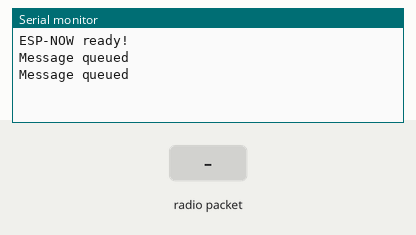
Simulated run of this program. Board: ESP32-C3. Parts: the last lines printed to the serial monitor. The inputs (shaded band) are chosen by the test bench.

Above: at 1.2 s.
1.3 s: radio packet "1" arrives
At 1.9 s:
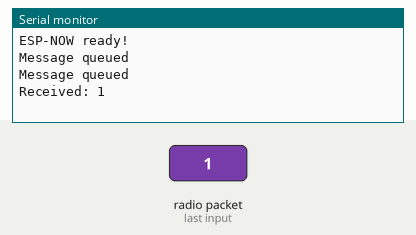
2.8 s: radio packet "0" arrives
At 2.96 s:
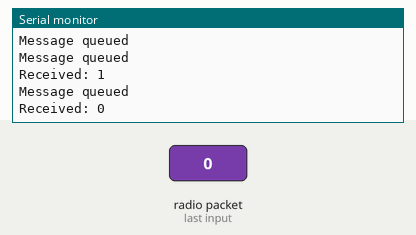
4.3 s: radio packet "2" arrives
At 4.9 s:
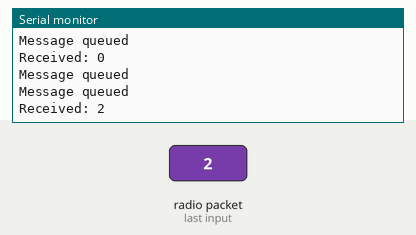

The program:

main.cpp
```cpp
#include <Arduino.h>
#include <WiFi.h>
#include <esp_now.h>
#include <esp_wifi.h>
#include <esp_arduino_version.h>

// Change this to "B" on the second ESP32
const char* deviceName = "B";

uint8_t broadcastAddress[] = {
    0xFF, 0xFF, 0xFF,
    0xFF, 0xFF, 0xFF
};

// Called when a message is received
void handleMessage(const uint8_t* data, int length) {
    Serial.print("Received: ");
    Serial.write(data, length);
    Serial.println();
}

// Arduino ESP32 version compatibility
#if ESP_ARDUINO_VERSION_MAJOR >= 3
void onReceive(const esp_now_recv_info_t* info,
               const uint8_t* data, int length) {
    handleMessage(data, length);
}
#else
void onReceive(const uint8_t* mac,
               const uint8_t* data, int length) {
    handleMessage(data, length);
}
#endif

void setup() {
    Serial.begin(115200);

    WiFi.mode(WIFI_STA);
    WiFi.disconnect();

    // Both boards use the same Wi-Fi channel
    esp_wifi_set_channel(1, WIFI_SECOND_CHAN_NONE);

    if (esp_now_init() != ESP_OK) {
        Serial.println("ESP-NOW failed!");
        return;
    }

    esp_now_register_recv_cb(onReceive);

    esp_now_peer_info_t peer = {};
    memcpy(peer.peer_addr, broadcastAddress, 6);
    peer.channel = 1;
    peer.encrypt = false;

    if (esp_now_add_peer(&peer) != ESP_OK) {
        Serial.println("Adding peer failed!");
        return;
    }

    Serial.println("ESP-NOW ready!");
}

void loop() {
    char message[64];

    snprintf(message, sizeof(message),
             "Hello from ESP32 %s", deviceName);

    esp_err_t result = esp_now_send(
        broadcastAddress,
        (uint8_t*)message,
        strlen(message) + 1
    );

    if (result == ESP_OK) {
        Serial.println("Message queued");
    } else {
        Serial.println("Send failed");
    }

    delay(1000);
}
```

Measured:
- after the input at 1.3 s, the serial monitor: prints a new line at once (image 1)
- after the input at 2.8 s, the serial monitor: prints a new line at once (image 2)
- after the input at 4.3 s, the serial monitor: prints a new line at once (image 3)
